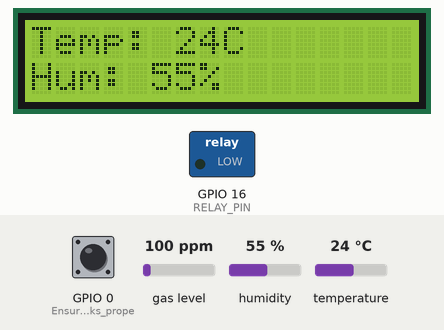
This sketch was run on a simulated ESP8266 (NodeMCU). On the bench: 16×2 character LCD, switched loads named in the sketch (green lamp = pin HIGH). The test bench sets the inputs (shaded band); at power-on: gas level 100 ppm, GPIO 0 (Ensure_GPIO_0_works_prope) HIGH, humidity 55 %, temperature 24 °C. WiFi joins after 1.5 s; servers stay silent unless stated; what the sketch prints to the serial monitor is not drawn.

Above: at 3.7 s.
3.8 s: gas level set to 20 ppm
7.4 s: GPIO 0 (Ensure_GPIO_0_works_prope) pulled LOW for 3.2 s
At 11.2 s:
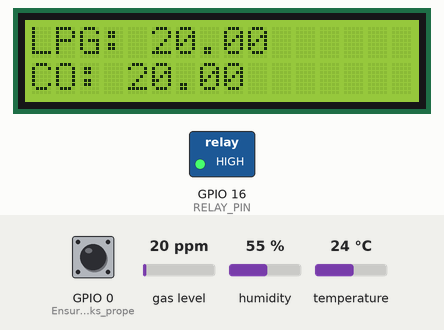
14.2 s: humidity set to 22 %
At 15.6 s:
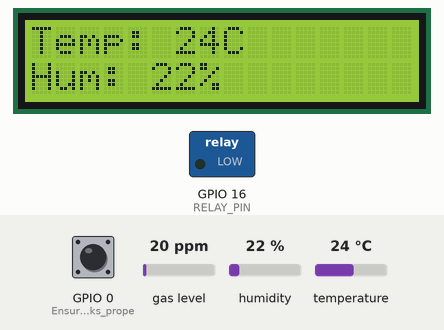
16.2 s: GPIO 0 (Ensure_GPIO_0_works_prope) pulled LOW for 0.95 s
At 17.1 s:
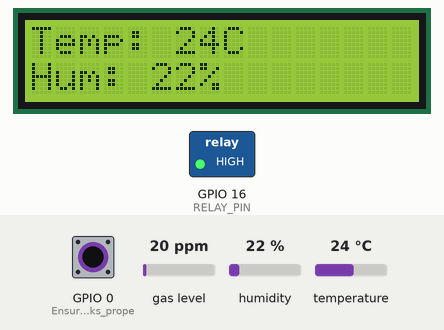
18.8 s: temperature set to 12 °C
At 20.5 s:
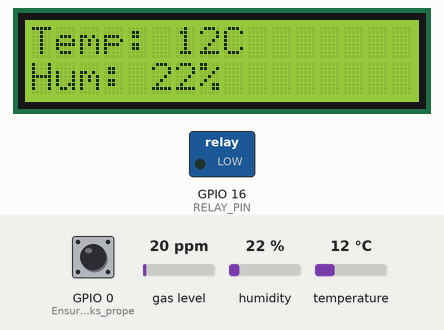
20.9 s: gas level set to 250 ppm
At 25.0 s:
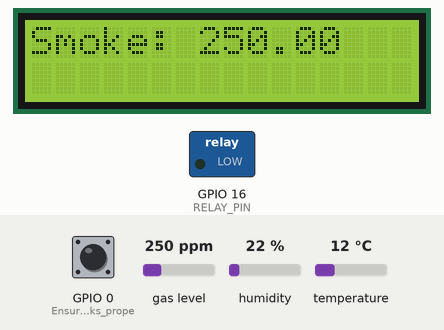
Timing chart, 0 to 25.5 s (numbered marks = the images above; inputs shaded):
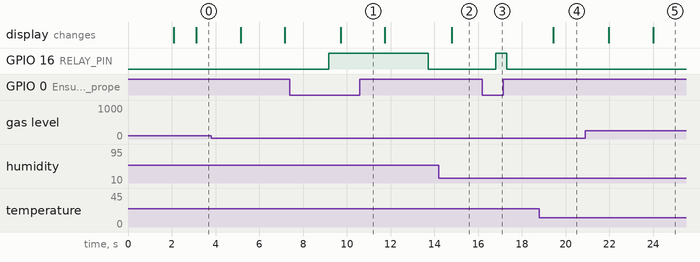

Measured:
- after the input at 7.4 s, GPIO 16 (RELAY_PIN): LOW → HIGH after 1.8 s, → LOW 4.6 s later
- after the input at 14.2 s, the display: changes after 0.60 s (image 2)
- after the input at 16.2 s, GPIO 16 (RELAY_PIN): LOW → HIGH after 0.60 s, → LOW 0.52 s later
- after the input at 18.8 s, the display: changes after 0.63 s (image 4)
- after the input at 20.9 s, the display: first changes after 1.1 s (image 5 shows a later state)

The sketch:

Air_monitor_relay_control.ino
```cpp
#include <Wire.h>
#include <LiquidCrystal_I2C.h>
#include <ESP8266WiFi.h>
#include <ESP8266WebServer.h>
#include <DHT11.h>
#include <MQ2.h>

#define DHT_PIN 2
#define MQ2_PIN A0
#define RELAY_PIN 16  // Output control pin

DHT11 dht11(DHT_PIN);
MQ2 mq2(MQ2_PIN);
LiquidCrystal_I2C lcd(0x27, 16, 2);

const char* ssid = "air";
const char* password = "12345678";

ESP8266WebServer server(80);
float lpg, co, smoke;
int temperature = 0, humidity = 0;

void setup() {
  Serial.begin(115200);

  lcd.init();
  lcd.backlight();

  pinMode(RELAY_PIN, OUTPUT);
  pinMode(0, INPUT_PULLUP);  // Ensure GPIO 0 works properly as an input

  WiFi.begin(ssid, password);
  Serial.print("Connecting to WiFi");
  while (WiFi.status() != WL_CONNECTED) {
    delay(1000);
    Serial.print(".");
  }
  Serial.println("\nConnected! IP address: " + WiFi.localIP().toString());

  lcd.clear();
  lcd.print("IP: ");
  lcd.setCursor(0, 1);
  lcd.print(WiFi.localIP());

  mq2.begin();  // Initialize MQ2 Sensor

  server.on("/", HTTP_GET, []() {
    String page = "<html><head><title>IOT Based Air Pollution Monitoring System</title>";
    page += "<style>";
    page += "body {background-image: url('https://wallpaperaccess.com/full/396082.jpg'); ";
    page += "background-size: cover; background-position: center; background-attachment: fixed; ";
    page += "text-align: center; font-family: Arial, sans-serif; color: white;}";
    page += "h1 {background: rgba(0, 0, 0, 0.7); display: inline-block; padding: 10px; border-radius: 10px;}";
    page += "table {margin: auto; border-collapse: collapse; width: 60%; background: rgba(255, 255, 255, 0.8); color: black; border-radius: 10px; overflow: hidden;}";
    page += "th, td {padding: 15px; text-align: center; border: 1px solid black;}";
    page += "th {background-color: #4CAF50; color: white;}";
    page += "td {font-size: 18px; font-weight: bold;}";
    page += "</style>";
    page += "<script>";
    page += "function updateStatus() {";
    page += "var xhttp = new XMLHttpRequest();";
    page += "xhttp.onreadystatechange = function() {";
    page += "if (this.readyState == 4 && this.status == 200) {";
    page += "document.getElementById('statusTable').innerHTML = this.responseText;}};";
    page += "xhttp.open('GET', '/status', true); xhttp.send();}";
    page += "setInterval(updateStatus, 2000);";  // Update every 2 seconds
    page += "</script></head><body>";
    page += "<h1>IOT Based Air Pollution Monitoring System</h1>";
    page += "<table id='statusTable'><tr><th>Parameter</th><th>Status</th></tr></table></body></html>";
    server.send(200, "text/html", page);
  });

  server.on("/status", HTTP_GET, []() {
    String response = "<tr><th>Condition</th><th>Status</th></tr>";
    response += "<tr><td>🌡️ TEMPERATURE</td><td>" + String(temperature) + "°C</td></tr>";
    response += "<tr><td>💧 HUMIDITY</td><td>" + String(humidity) + "%</td></tr>";
    response += "<tr><td>🔥 LPG</td><td>" + String(lpg) + "</td></tr>";
    response += "<tr><td>🚗 CO</td><td>" + String(co) + "</td></tr>";
    response += "<tr><td>💨 Smoke</td><td>" + String(smoke) + "</td></tr>";
    server.send(200, "text/html", response);
  });

  server.begin();
}

void loop() {
  server.handleClient();

  // Read DHT11 Sensor Data
  int result = dht11.readTemperatureHumidity(temperature, humidity);
  if (result != 0) {
    Serial.println("DHT11 Read Failed!");
  }

  // Read MQ2 Sensor Data
  float* values = mq2.read(true);
  lpg = values[0];
  co = values[1];
  smoke = values[2];

  // Display on LCD (prevent flickering by updating only if values change)
  static int lastTemp = -1, lastHum = -1;
  static float lastLpg = -1, lastCo = -1, lastSmoke = -1;

  if (temperature != lastTemp || humidity != lastHum) {
    lcd.clear();
    lcd.setCursor(0, 0);
    lcd.print("Temp: " + String(temperature) + "C");
    lcd.setCursor(0, 1);
    lcd.print("Hum: " + String(humidity) + "%");
    lastTemp = temperature;
    lastHum = humidity;
    delay(2000);
  }

  if (lpg != lastLpg || co != lastCo) {
    lcd.clear();
    lcd.setCursor(0, 0);
    lcd.print("LPG: " + String(lpg));
    lcd.setCursor(0, 1);
    lcd.print("CO: " + String(co));
    lastLpg = lpg;
    lastCo = co;
    delay(2000);
  }

  if (smoke != lastSmoke) {
    lcd.clear();
    lcd.setCursor(0, 0);
    lcd.print("Smoke: " + String(smoke));
    lastSmoke = smoke;
    delay(2000);
  }

  // Control Relay Based on Button Press (GPIO 0)
  if (digitalRead(0) == LOW) {  // Button pressed (Pulled LOW)
    digitalWrite(RELAY_PIN, HIGH);  // Turn on relay
    Serial.println("Relay ON");
  } else {
    digitalWrite(RELAY_PIN, LOW);  // Turn off relay
    Serial.println("Relay OFF");
  }
}
```
